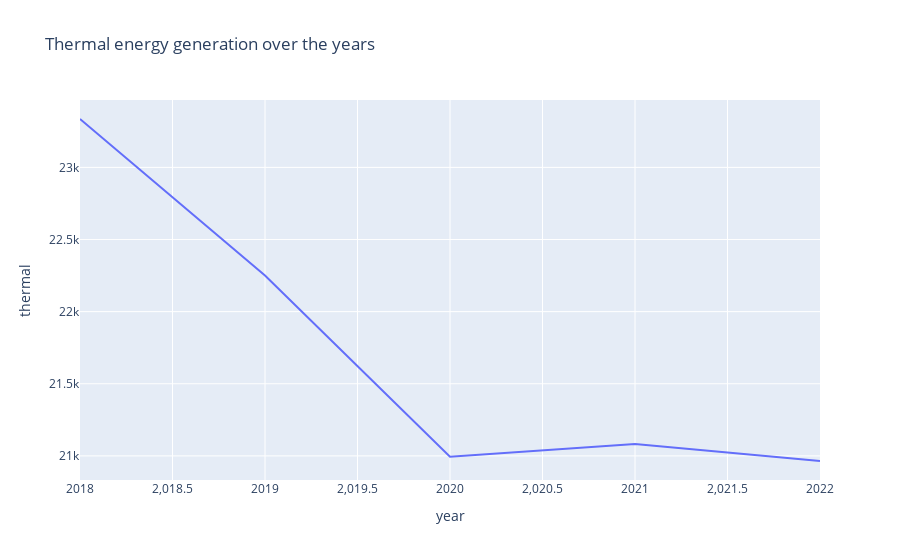

The cell this chart's notebook holds for it:
### Markdown cell above
### Thermal power produces the most power but is showing decline in recent years

### Code cell
fig7 = px.line(energy_sources,x="year",y="thermal",title="Thermal energy generation over the years")
fig7.show()

### Figure 1 — Plotly figure (JSON) as saved in the notebook; plotly's stock layout.template omitted (floating-point values rounded to 4 significant figures)
{"data": [{"hovertemplate": "year=%{x}<br>thermal=%{y}<extra></extra>", "legendgroup": "", "line": {"color": "#636efa", "dash": "solid"}, "marker": {"symbol": "circle"}, "mode": "lines", "name": "", "orientation": "v", "showlegend": false, "type": "scatter", "x": [2018, 2019, 2020, 2021, 2022], "xaxis": "x", "y": [23340.0, 22250.0, 20990.0, 21080.0, 20960.0], "yaxis": "y"}], "layout": {"legend": {"tracegroupgap": 0}, "title": {"text": "Thermal energy generation over the years"}, "xaxis": {"anchor": "y", "domain": [0, 1], "title": {"text": "year"}}, "yaxis": {"anchor": "x", "domain": [0, 1], "title": {"text": "thermal"}}}}
